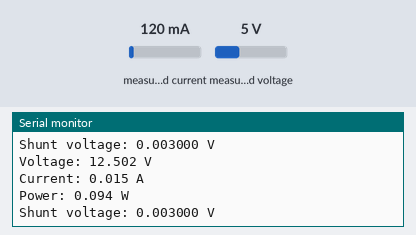
The sketch below on a simulated ESP8266 (NodeMCU). On the bench: the last lines printed to the serial monitor. Wiring (inferred from the names in the program): INA219 current sensor at I2C address 0x40. The test bench sets the inputs (shaded band); at power-on: measured current 120 mA, measured voltage 5 V.

Above: at 1.2 s.
1.3 s: measured current set to 40 mA
At 2.6 s:
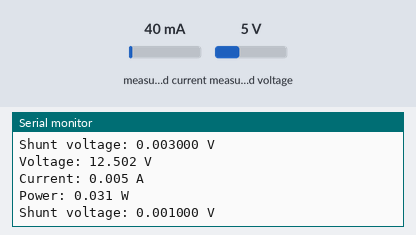
2.8 s: measured voltage set to 0.3 V
At 3.8 s:
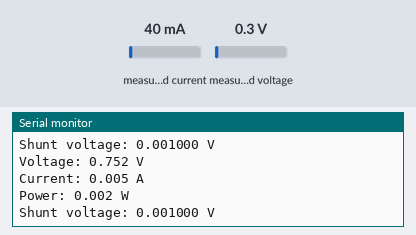
4.3 s: measured current set to 500 mA
At 5.4 s:
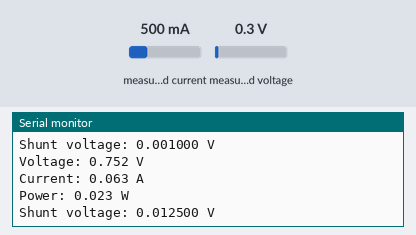
Timing chart, 0 to 7.3 s (numbered marks = the images above; inputs shaded):
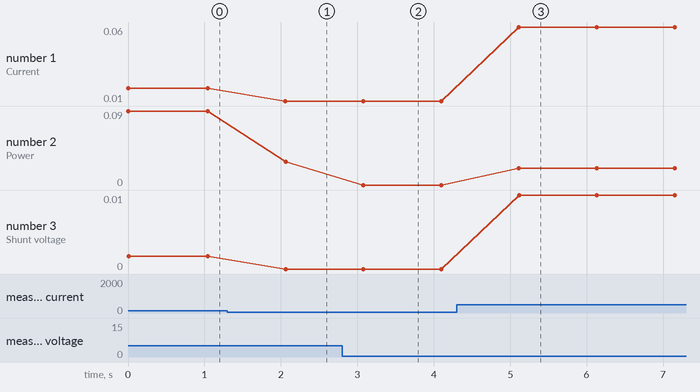

Measured:
- after the input at 1.3 s, the serial monitor: prints a new line after 0.76 s (image 1)
- after the input at 2.8 s, the serial monitor: prints a new line after 0.28 s (image 2)
- after the input at 4.3 s, the serial monitor: prints a new line after 0.81 s (image 3)
- plotted number 1: 0.01 → 0.01 after the input at 1.3 s, 0.01 → 0.06 after the input at 4.3 s
- plotted number 2: 0.09 → 0.03 after the input at 1.3 s, 0.03 → 0 after the input at 2.8 s, 0 → 0.02 after the input at 4.3 s
- plotted number 3: 0 → 0 after the input at 1.3 s, 0 → 0.01 after the input at 4.3 s

The sketch:

MeasureV.ino
```cpp
/*
 * Тест INA 219/INA226
 * Выводит в монитор порта платы
 * https://alexgyver.ru/lessons/gyverlibs/
 */
#include <GyverINA.h>   //библа для семейства INA
//#include <INA219.h>   //расскомментировать нужный тип
#include <INA226.h>     //расскомментировать нужный тип

#define SDA 4           //порт SDA на esp8266
#define SCL 5           //порт SCL на esp8266

INA226 ina(0.1, 0.8, 0x40);     // объекта датчика (шунт Ом, макс ток А, адресс)
//INA219 ina(0.1, 3.2, 0x40);
void test_ina();            //функция для теста показаний INA в порте

void setup() {
  // Открываем последовательный порт
  Serial.begin(9600);
  Serial.print(F("INA226..."));
   // Проверяем наличие и инициализируем INA219
  if (ina.begin(D2, D1)) {
    Serial.println(F("connected!"));
  } else {
    Serial.println(F("not found!"));
    while (1);
  }
}

void loop() {
test_ina ();
}

void test_ina () {
    // Читаем напряжение
  Serial.print(F("Voltage: "));
  Serial.print(ina.getVoltage(), 3);
  Serial.println(F(" V"));

  // Читаем ток
  Serial.print(F("Current: "));
  Serial.print(ina.getCurrent(), 3);
  Serial.println(F(" A"));

  // Читаем мощность
  Serial.print(F("Power: "));
  Serial.print(ina.getPower(), 3);
  Serial.println(F(" W"));

  //читаем напряжение на шунте (не должны быть больше 81.92 мВ)
  Serial.print(F("Shunt voltage: "));
  Serial.print(ina.getShuntVoltage(), 6);
  Serial.println(F(" V"));

  Serial.println("");
  delay(1000);
}
```
